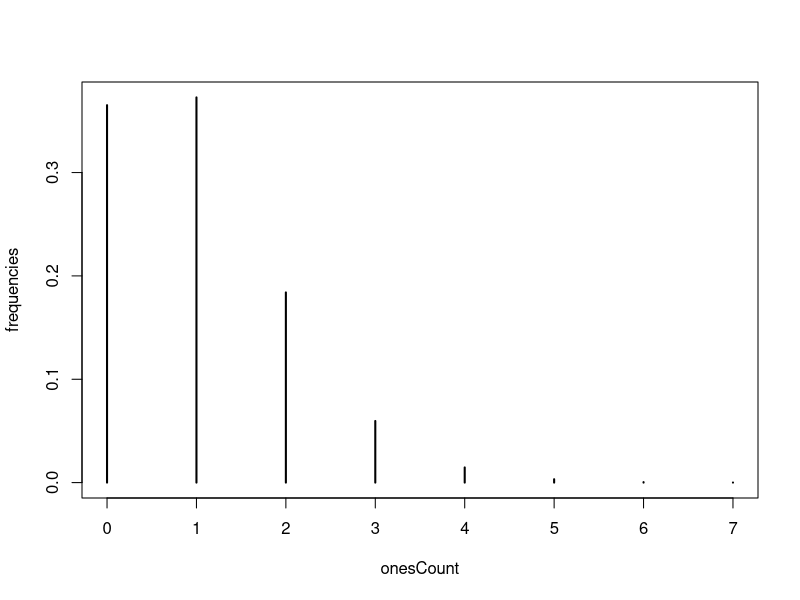

This figure's R source:
n = 100
B = 100000
onesCount = rep(NA,B)
for (i in 1:B){
    sampleSet = sample(1:n,n,replace= TRUE)
    onesCount[i] = length(which(sampleSet == 1))
}
frequencies = table(onesCount)/B
plot(frequencies)
